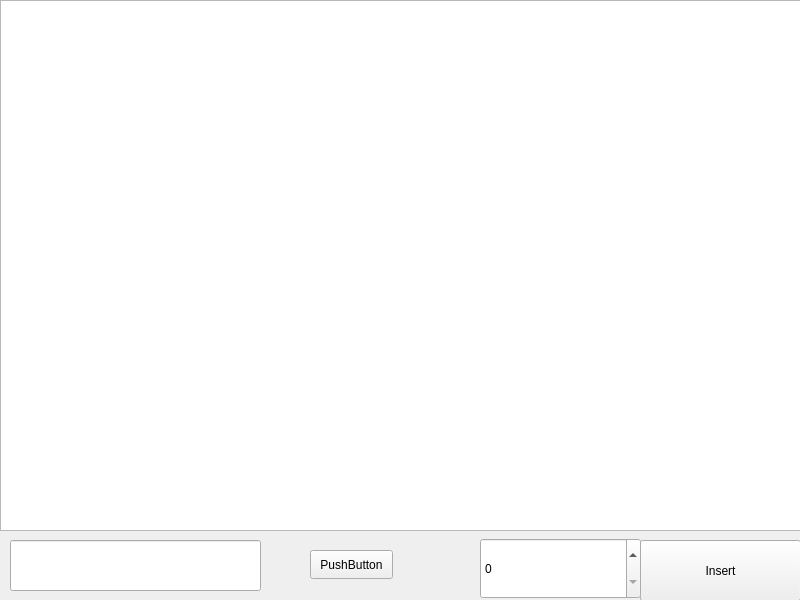
<?xml version="1.0" encoding="UTF-8"?>
<ui version="4.0">
 <class>Widget</class>
 <widget class="QWidget" name="Widget">
  <property name="geometry">
   <rect>
    <x>0</x>
    <y>0</y>
    <width>800</width>
    <height>600</height>
   </rect>
  </property>
  <property name="windowTitle">
   <string>Widget</string>
  </property>
  <widget class="QPushButton" name="pushButtonInsert">
   <property name="geometry">
    <rect>
     <x>640</x>
     <y>540</y>
     <width>161</width>
     <height>61</height>
    </rect>
   </property>
   <property name="text">
    <string>Insert</string>
   </property>
  </widget>
  <widget class="QSpinBox" name="spinBoxKey">
   <property name="geometry">
    <rect>
     <x>480</x>
     <y>538</y>
     <width>161</width>
     <height>61</height>
    </rect>
   </property>
  </widget>
  <widget class="QGraphicsView" name="graphicsView">
   <property name="geometry">
    <rect>
     <x>0</x>
     <y>0</y>
     <width>801</width>
     <height>531</height>
    </rect>
   </property>
  </widget>
  <widget class="QLineEdit" name="lineEditValue">
   <property name="geometry">
    <rect>
     <x>10</x>
     <y>540</y>
     <width>251</width>
     <height>51</height>
    </rect>
   </property>
  </widget>
  <widget class="QPushButton" name="pushButtonRemove">
   <property name="geometry">
    <rect>
     <x>310</x>
     <y>550</y>
     <width>83</width>
     <height>29</height>
    </rect>
   </property>
   <property name="text">
    <string>PushButton</string>
   </property>
  </widget>
 </widget>
 <resources/>
 <connections/>
</ui>
